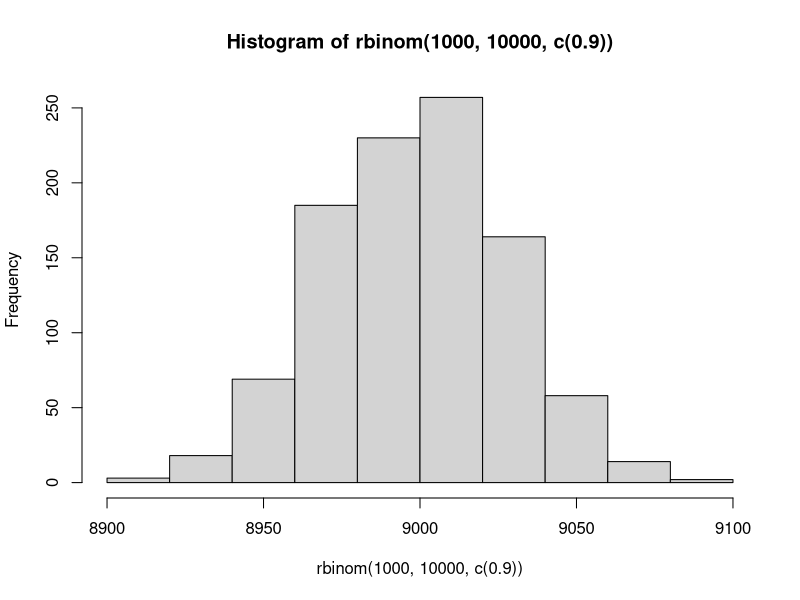
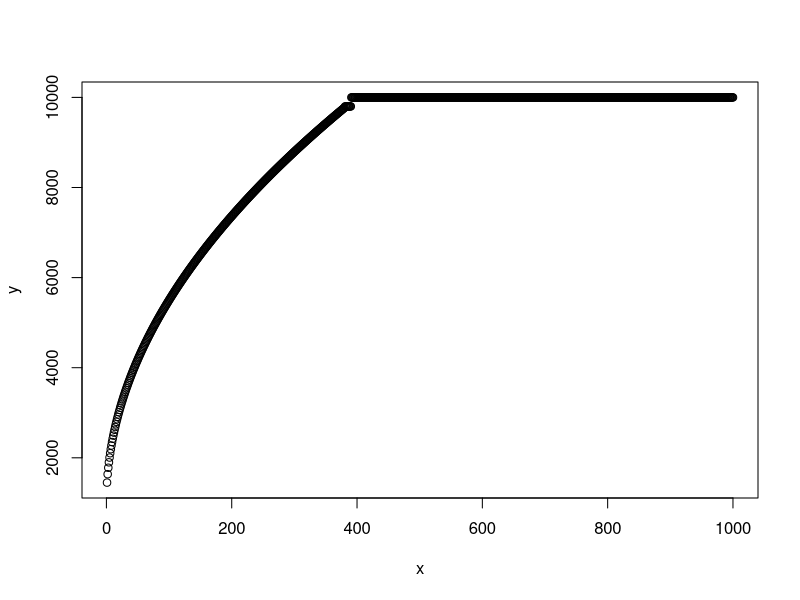
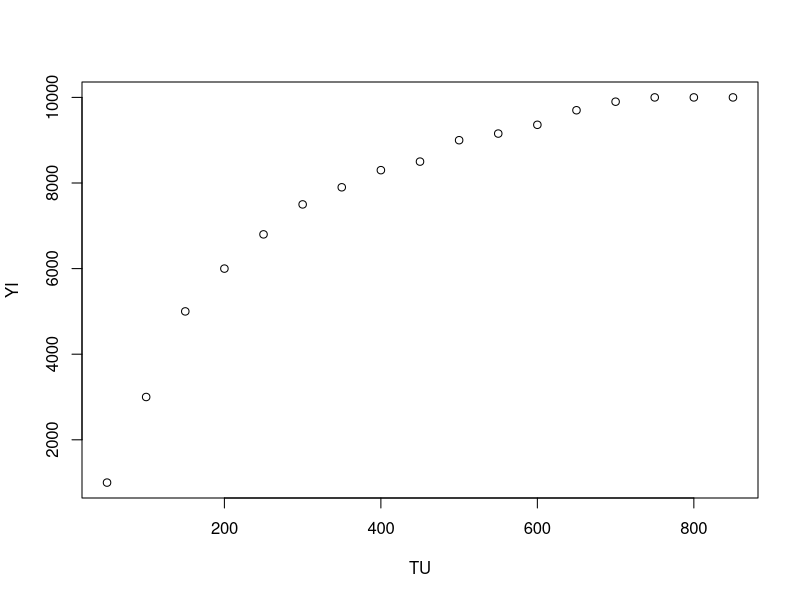

These figures' R source, in order:
library(tidyverse)
hist(rbinom(1000, 10000, c(0.9)))
x = seq(1:380)
y = 1000+450*(x)^(1/2)
M = tibble(x,y)
n =rep(381:1000, each=1)
l = c(rep(9800, 10), rep(10000, c(length(n)-10)))
G = tibble(n,l) %>% rename(x = n, y = l)
H = rbind(M,G)

plot(H)

TU = seq(1:17)*50
YI = c(1000,3000, 5000, 6000, 6800, 7500, 7900, 8300, 8500, 9000, 9155, 9360, 9700, 9900, 10000, 10000, 10000)
TUYI = tibble(TU, YI)
plot(TUYI)

mean(YI)
mean(TU)
mean(YI)/ mean(TU)
